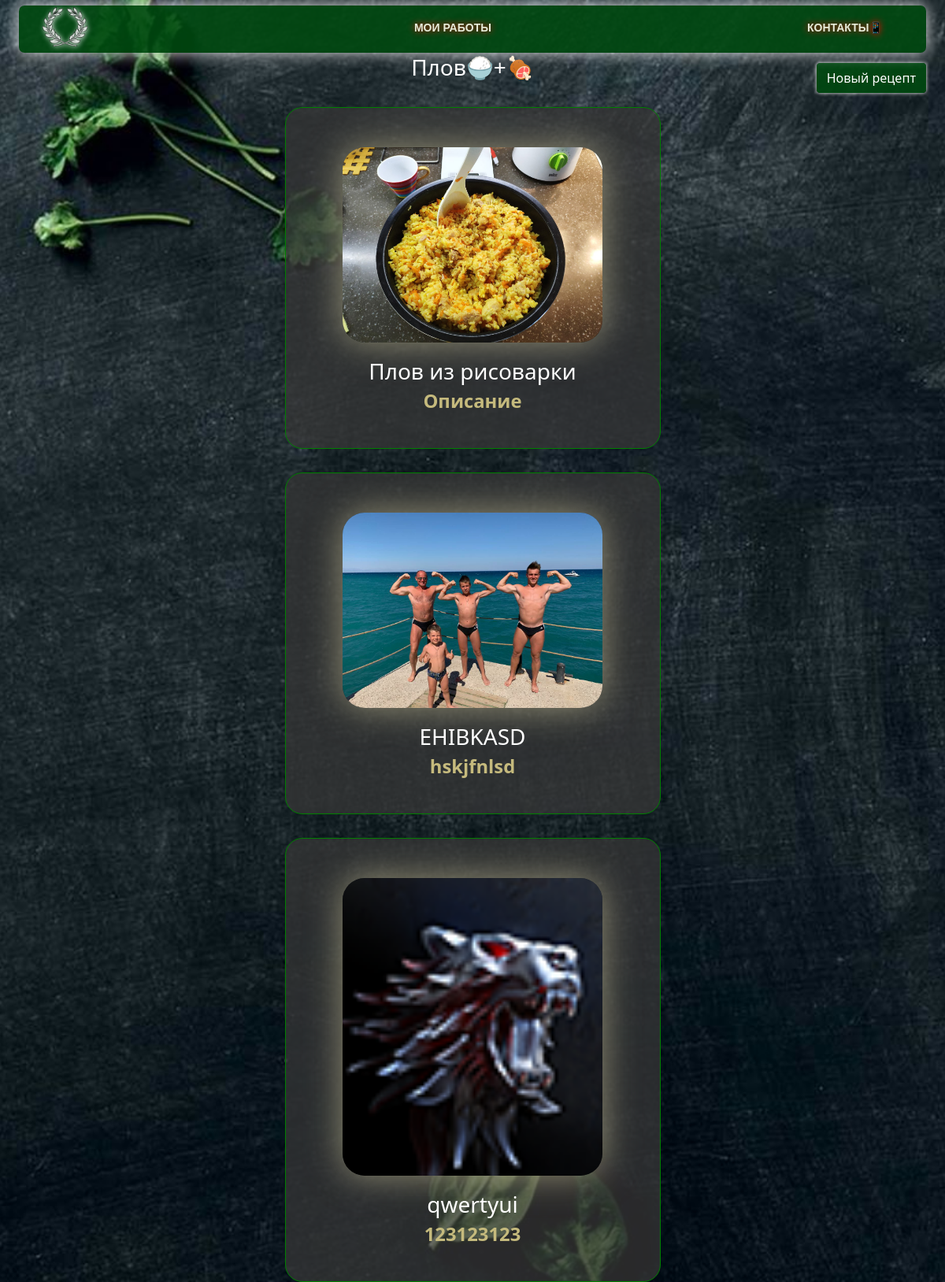
The page /categor/5/ on the database its author committed.
### gluten/models.py (models this page shows, shortened)
class Recept(models.Model):
    name = models.CharField(default='',max_length=200)
    types = models.ForeignKey(Categor,default=0,on_delete=models.CASCADE)
    comp = jsonfield.JSONField(default='')
    description = models.CharField(default='',max_length=200)
    pub_date = models.DateTimeField(default=now,blank=True)
    likes = models.IntegerField(default=0)
    img = models.ImageField(upload_to ='uploads/', default='none.png')

class Categor(models.Model):
    title = models.CharField(default='Test',max_length=200)
    def __str__(self):
        return self.title

### gluten/views.py (the view)
# urls.py: path('categor/<int:categor_id>/', views.detail, name='detail'),
def detail(request, categor_id):
    try:
        recepts = Recept.objects.filter(types=categor_id)
    except Recept.DoesNotExist:
        raise Http404("Question does not exist")
    return render(request, 'recepts.html', {'recepts': recepts})

### templates/recepts.html (shortened to what this page needs)
{% extends 'base.html' %}
{% block content %}
<center>
    <div class="text">{{ recepts.0.types }}</div>
</center>
<div class="text">
    <center>
        {% for recept in recepts %}
            <div id="rec">
                <a href="/recept/{{ recept.id }}/">
                    <div id="rec_content">
                            <img src="/media/{{ recept.img }}" class="amg">
                            {{ recept.name }}
                            <p id="description">{{ recept.description }}</p>
                        <br>
                    </div>
                </a>
            </div>
        {% endfor %}
</center>
</div>
{% endblock %}

### static/css/style.css (style rules this page uses)
.div { background-image: url(../Background_image.jpg); background-position: center center; background-repeat: no-repeat; background-attachment: fixed; background-size: cover; background-color: #000000; color: #fff; }
.amg { min-width: 330px; alt: inherit; box-shadow: 0 0 45px rgba(238, 228, 176, 0.54); margin: 0 auto; margin-bottom: 15px; margin-top: 40px; display: block; border-radius: 28px; width: 52%; height: 40%; object-fit: cover; }
.text { color:white; font-size:175%; width: 75%; margin: 0 auto; }
div#block div.text a { color: white; text-decoration: none; }
div#block div.text div#rec { background-color: rgba(55, 55, 55, 0.75); border-radius: 22px; margin-top: 30px; width: 53%; border: 1px solid green; }
div#block div.text div#rec div#rec_content { padding-top: 10px; border-radius: 7px; margin: 0 auto;; }
div#block div.text a p#description { color: rgb(197, 186, 125); font-weight: 900; margin: 0; font-size: 85%; text-shadow: silver; }
* { box-sizing: border-box; }

### rows shown on the page
Recept: types.title "Плов🍚+🍖", img (picture), name "Плов из рисоварки", description "Описание"
Recept: img (picture), name "EHIBKASD", description "hskjfnlsd"
Recept: img (placeholder picture), name "qwertyui", description "123123123"
